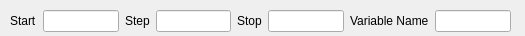
<?xml version="1.0" encoding="UTF-8"?>
<ui version="4.0">
 <class>Form</class>
 <widget class="QWidget" name="Form">
  <property name="geometry">
   <rect>
    <x>0</x>
    <y>0</y>
    <width>525</width>
    <height>36</height>
   </rect>
  </property>
  <property name="windowTitle">
   <string>Form</string>
  </property>
  <widget class="QWidget" name="layoutWidget">
   <property name="geometry">
    <rect>
     <x>10</x>
     <y>10</y>
     <width>501</width>
     <height>22</height>
    </rect>
   </property>
   <layout class="QGridLayout" name="gridLayout">
    <item row="0" column="0">
     <widget class="QLabel" name="label">
      <property name="text">
       <string>Start</string>
      </property>
     </widget>
    </item>
    <item row="0" column="1">
     <widget class="QLineEdit" name="startEdit"/>
    </item>
    <item row="0" column="2">
     <widget class="QLabel" name="label_2">
      <property name="text">
       <string>Step</string>
      </property>
     </widget>
    </item>
    <item row="0" column="3">
     <widget class="QLineEdit" name="stepEdit"/>
    </item>
    <item row="0" column="4">
     <widget class="QLabel" name="label_3">
      <property name="text">
       <string>Stop</string>
      </property>
     </widget>
    </item>
    <item row="0" column="5">
     <widget class="QLineEdit" name="stopEdit"/>
    </item>
    <item row="0" column="6">
     <widget class="QLabel" name="label_4">
      <property name="text">
       <string>Variable Name</string>
      </property>
     </widget>
    </item>
    <item row="0" column="7">
     <widget class="QLineEdit" name="variableNameEdit"/>
    </item>
   </layout>
  </widget>
 </widget>
 <resources/>
 <connections/>
</ui>
